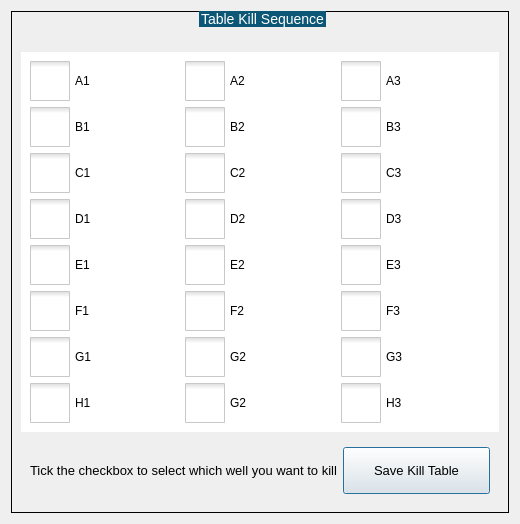
<?xml version="1.0" encoding="UTF-8"?>
<ui version="4.0">
 <class>KillSequence</class>
 <widget class="QDialog" name="KillSequence">
  <property name="geometry">
   <rect>
    <x>0</x>
    <y>0</y>
    <width>520</width>
    <height>524</height>
   </rect>
  </property>
  <property name="windowTitle">
   <string>Dialog</string>
  </property>
  <layout class="QVBoxLayout" name="verticalLayout_2">
   <item>
    <widget class="QGroupBox" name="groupBox">
     <property name="styleSheet">
      <string notr="true">QGroupBox  {
     border: 1px solid;
	border-color: rgb(0, 0, 0);
    font-size: 14px;
}

QGroupBox::title {
    color: #fff;
	background-color: #0C5776;
    subcontrol-origin: margin;
    subcontrol-position: top center;
    padding: 10px 8000px 10px 8000px;
}</string>
     </property>
     <property name="title">
      <string>Table Kill Sequence</string>
     </property>
     <layout class="QVBoxLayout" name="verticalLayout" stretch="0,1">
      <property name="topMargin">
       <number>40</number>
      </property>
      <item>
       <widget class="QWidget" name="widget_45" native="true">
        <property name="styleSheet">
         <string notr="true">QWidget
{
border: 1px solid;
border-color: rgb(197, 197, 197);
	background-color: rgb(255, 255, 255);
}QWidget
{
     border: 0px solid;
}


</string>
        </property>
        <layout class="QGridLayout" name="gridLayout_13">
         <item row="1" column="0">
          <widget class="QCheckBox" name="well_2">
           <property name="styleSheet">
            <string notr="true">QCheckBox
{
     border: 0px solid;
}


QCheckBox {
 	 spacing: 5px;
     border: 0px solid;
}


QCheckBox:checked {
	background-color: red;

}

QCheckBox::indicator:unchecked {
background-color: white;
  image: url(:/image/feather_2px_black/square.svg);

}

QCheckBox::indicator:checked {
background-color: red;
  image: url(:/image/feather_2px_black/check-square.svg);
}


QCheckBox::indicator {
  width: 40px;
  height: 40px;
}</string>
           </property>
           <property name="text">
            <string>B1</string>
           </property>
          </widget>
         </item>
         <item row="1" column="2">
          <widget class="QCheckBox" name="well_18">
           <property name="styleSheet">
            <string notr="true">QCheckBox
{
     border: 0px solid;
}


QCheckBox {
 	 spacing: 5px;
     border: 0px solid;
}


QCheckBox:checked {
	background-color: red;

}

QCheckBox::indicator:unchecked {
background-color: white;
  image: url(:/image/feather_2px_black/square.svg);

}

QCheckBox::indicator:checked {
background-color: red;
  image: url(:/image/feather_2px_black/check-square.svg);
}


QCheckBox::indicator {
  width: 40px;
  height: 40px;
}</string>
           </property>
           <property name="text">
            <string>B3</string>
           </property>
          </widget>
         </item>
         <item row="2" column="1">
          <widget class="QCheckBox" name="well_11">
           <property name="styleSheet">
            <string notr="true">QCheckBox
{
     border: 0px solid;
}


QCheckBox {
 	 spacing: 5px;
     border: 0px solid;
}


QCheckBox:checked {
	background-color: red;

}

QCheckBox::indicator:unchecked {
background-color: white;
  image: url(:/image/feather_2px_black/square.svg);

}

QCheckBox::indicator:checked {
background-color: red;
  image: url(:/image/feather_2px_black/check-square.svg);
}


QCheckBox::indicator {
  width: 40px;
  height: 40px;
}</string>
           </property>
           <property name="text">
            <string>C2</string>
           </property>
          </widget>
         </item>
         <item row="4" column="2">
          <widget class="QCheckBox" name="well_21">
           <property name="styleSheet">
            <string notr="true">QCheckBox
{
     border: 0px solid;
}


QCheckBox {
 	 spacing: 5px;
     border: 0px solid;
}


QCheckBox:checked {
	background-color: red;

}

QCheckBox::indicator:unchecked {
background-color: white;
  image: url(:/image/feather_2px_black/square.svg);

}

QCheckBox::indicator:checked {
background-color: red;
  image: url(:/image/feather_2px_black/check-square.svg);
}


QCheckBox::indicator {
  width: 40px;
  height: 40px;
}</string>
           </property>
           <property name="text">
            <string>E3</string>
           </property>
          </widget>
         </item>
         <item row="1" column="1">
          <widget class="QCheckBox" name="well_10">
           <property name="styleSheet">
            <string notr="true">QCheckBox
{
     border: 0px solid;
}


QCheckBox {
 	 spacing: 5px;
     border: 0px solid;
}


QCheckBox:checked {
	background-color: red;

}

QCheckBox::indicator:unchecked {
background-color: white;
  image: url(:/image/feather_2px_black/square.svg);

}

QCheckBox::indicator:checked {
background-color: red;
  image: url(:/image/feather_2px_black/check-square.svg);
}


QCheckBox::indicator {
  width: 40px;
  height: 40px;
}</string>
           </property>
           <property name="text">
            <string>B2</string>
           </property>
          </widget>
         </item>
         <item row="6" column="2">
          <widget class="QCheckBox" name="well_23">
           <property name="styleSheet">
            <string notr="true">QCheckBox
{
     border: 0px solid;
}


QCheckBox {
 	 spacing: 5px;
     border: 0px solid;
}


QCheckBox:checked {
	background-color: red;

}

QCheckBox::indicator:unchecked {
background-color: white;
  image: url(:/image/feather_2px_black/square.svg);

}

QCheckBox::indicator:checked {
background-color: red;
  image: url(:/image/feather_2px_black/check-square.svg);
}


QCheckBox::indicator {
  width: 40px;
  height: 40px;
}</string>
           </property>
           <property name="text">
            <string>G3</string>
           </property>
          </widget>
         </item>
         <item row="2" column="2">
          <widget class="QCheckBox" name="well_19">
           <property name="styleSheet">
            <string notr="true">QCheckBox
{
     border: 0px solid;
}


QCheckBox {
 	 spacing: 5px;
     border: 0px solid;
}


QCheckBox:checked {
	background-color: red;

}

QCheckBox::indicator:unchecked {
background-color: white;
  image: url(:/image/feather_2px_black/square.svg);

}

QCheckBox::indicator:checked {
background-color: red;
  image: url(:/image/feather_2px_black/check-square.svg);
}


QCheckBox::indicator {
  width: 40px;
  height: 40px;
}</string>
           </property>
           <property name="text">
            <string>C3</string>
           </property>
          </widget>
         </item>
         <item row="4" column="0">
          <widget class="QCheckBox" name="well_5">
           <property name="styleSheet">
            <string notr="true">QCheckBox
{
     border: 0px solid;
}


QCheckBox {
 	 spacing: 5px;
     border: 0px solid;
}


QCheckBox:checked {
	background-color: red;

}

QCheckBox::indicator:unchecked {
background-color: white;
  image: url(:/image/feather_2px_black/square.svg);

}

QCheckBox::indicator:checked {
background-color: red;
  image: url(:/image/feather_2px_black/check-square.svg);
}


QCheckBox::indicator {
  width: 40px;
  height: 40px;
}</string>
           </property>
           <property name="text">
            <string>E1</string>
           </property>
          </widget>
         </item>
         <item row="0" column="1">
          <widget class="QCheckBox" name="well_9">
           <property name="styleSheet">
            <string notr="true">QCheckBox
{
     border: 0px solid;
}


QCheckBox {
 	 spacing: 5px;
     border: 0px solid;
}


QCheckBox:checked {
	background-color: red;

}

QCheckBox::indicator:unchecked {
background-color: white;
  image: url(:/image/feather_2px_black/square.svg);

}

QCheckBox::indicator:checked {
background-color: red;
  image: url(:/image/feather_2px_black/check-square.svg);
}


QCheckBox::indicator {
  width: 40px;
  height: 40px;
}</string>
           </property>
           <property name="text">
            <string>A2</string>
           </property>
          </widget>
         </item>
         <item row="5" column="0">
          <widget class="QCheckBox" name="well_6">
           <property name="styleSheet">
            <string notr="true">QCheckBox
{
     border: 0px solid;
}


QCheckBox {
 	 spacing: 5px;
     border: 0px solid;
}


QCheckBox:checked {
	background-color: red;

}

QCheckBox::indicator:unchecked {
background-color: white;
  image: url(:/image/feather_2px_black/square.svg);

}

QCheckBox::indicator:checked {
background-color: red;
  image: url(:/image/feather_2px_black/check-square.svg);
}


QCheckBox::indicator {
  width: 40px;
  height: 40px;
}</string>
           </property>
           <property name="text">
            <string>F1</string>
           </property>
          </widget>
         </item>
         <item row="7" column="2">
          <widget class="QCheckBox" name="well_24">
           <property name="styleSheet">
            <string notr="true">QCheckBox
{
     border: 0px solid;
}


QCheckBox {
 	 spacing: 5px;
     border: 0px solid;
}


QCheckBox:checked {
	background-color: red;

}

QCheckBox::indicator:unchecked {
background-color: white;
  image: url(:/image/feather_2px_black/square.svg);

}

QCheckBox::indicator:checked {
background-color: red;
  image: url(:/image/feather_2px_black/check-square.svg);
}


QCheckBox::indicator {
  width: 40px;
  height: 40px;
}</string>
           </property>
           <property name="text">
            <string>H3</string>
           </property>
          </widget>
         </item>
         <item row="3" column="2">
          <widget class="QCheckBox" name="well_20">
           <property name="styleSheet">
            <string notr="true">QCheckBox
{
     border: 0px solid;
}


QCheckBox {
 	 spacing: 5px;
     border: 0px solid;
}


QCheckBox:checked {
	background-color: red;

}

QCheckBox::indicator:unchecked {
background-color: white;
  image: url(:/image/feather_2px_black/square.svg);

}

QCheckBox::indicator:checked {
background-color: red;
  image: url(:/image/feather_2px_black/check-square.svg);
}


QCheckBox::indicator {
  width: 40px;
  height: 40px;
}</string>
           </property>
           <property name="text">
            <string>D3</string>
           </property>
          </widget>
         </item>
         <item row="2" column="0">
          <widget class="QCheckBox" name="well_3">
           <property name="styleSheet">
            <string notr="true">QCheckBox
{
     border: 0px solid;
}


QCheckBox {
 	 spacing: 5px;
     border: 0px solid;
}


QCheckBox:checked {
	background-color: red;

}

QCheckBox::indicator:unchecked {
background-color: white;
  image: url(:/image/feather_2px_black/square.svg);

}

QCheckBox::indicator:checked {
background-color: red;
  image: url(:/image/feather_2px_black/check-square.svg);
}


QCheckBox::indicator {
  width: 40px;
  height: 40px;
}</string>
           </property>
           <property name="text">
            <string>C1</string>
           </property>
          </widget>
         </item>
         <item row="0" column="0">
          <widget class="QCheckBox" name="well_1">
           <property name="styleSheet">
            <string notr="true">QCheckBox
{
     border: 0px solid;
}


QCheckBox {
 	 spacing: 5px;
     border: 0px solid;
}


QCheckBox:checked {
	background-color: red;

}

QCheckBox::indicator:unchecked {
background-color: white;
  image: url(:/image/feather_2px_black/square.svg);

}

QCheckBox::indicator:checked {
background-color: red;
  image: url(:/image/feather_2px_black/check-square.svg);
}


QCheckBox::indicator {
  width: 40px;
  height: 40px;
}</string>
           </property>
           <property name="text">
            <string>A1</string>
           </property>
          </widget>
         </item>
         <item row="4" column="1">
          <widget class="QCheckBox" name="well_13">
           <property name="styleSheet">
            <string notr="true">QCheckBox
{
     border: 0px solid;
}


QCheckBox {
 	 spacing: 5px;
     border: 0px solid;
}


QCheckBox:checked {
	background-color: red;

}

QCheckBox::indicator:unchecked {
background-color: white;
  image: url(:/image/feather_2px_black/square.svg);

}

QCheckBox::indicator:checked {
background-color: red;
  image: url(:/image/feather_2px_black/check-square.svg);
}


QCheckBox::indicator {
  width: 40px;
  height: 40px;
}</string>
           </property>
           <property name="text">
            <string>E2</string>
           </property>
          </widget>
         </item>
         <item row="3" column="0">
          <widget class="QCheckBox" name="well_4">
           <property name="styleSheet">
            <string notr="true">QCheckBox
{
     border: 0px solid;
}


QCheckBox {
 	 spacing: 5px;
     border: 0px solid;
}


QCheckBox:checked {
	background-color: red;

}

QCheckBox::indicator:unchecked {
background-color: white;
  image: url(:/image/feather_2px_black/square.svg);

}

QCheckBox::indicator:checked {
background-color: red;
  image: url(:/image/feather_2px_black/check-square.svg);
}


QCheckBox::indicator {
  width: 40px;
  height: 40px;
}</string>
           </property>
           <property name="text">
            <string>D1</string>
           </property>
          </widget>
         </item>
         <item row="3" column="1">
          <widget class="QCheckBox" name="well_12">
           <property name="styleSheet">
            <string notr="true">QCheckBox
{
     border: 0px solid;
}


QCheckBox {
 	 spacing: 5px;
     border: 0px solid;
}


QCheckBox:checked {
	background-color: red;

}

QCheckBox::indicator:unchecked {
background-color: white;
  image: url(:/image/feather_2px_black/square.svg);

}

QCheckBox::indicator:checked {
background-color: red;
  image: url(:/image/feather_2px_black/check-square.svg);
}


QCheckBox::indicator {
  width: 40px;
  height: 40px;
}</string>
           </property>
           <property name="text">
            <string>D2</string>
           </property>
          </widget>
         </item>
         <item row="7" column="0">
          <widget class="QCheckBox" name="well_8">
           <property name="styleSheet">
            <string notr="true">QCheckBox
{
     border: 0px solid;
}


QCheckBox {
 	 spacing: 5px;
     border: 0px solid;
}


QCheckBox:checked {
	background-color: red;

}

QCheckBox::indicator:unchecked {
background-color: white;
  image: url(:/image/feather_2px_black/square.svg);

}

QCheckBox::indicator:checked {
background-color: red;
  image: url(:/image/feather_2px_black/check-square.svg);
}


QCheckBox::indicator {
  width: 40px;
  height: 40px;
}</string>
           </property>
           <property name="text">
            <string>H1</string>
           </property>
          </widget>
         </item>
         <item row="6" column="0">
          <widget class="QCheckBox" name="well_7">
           <property name="styleSheet">
            <string notr="true">QCheckBox
{
     border: 0px solid;
}


QCheckBox {
 	 spacing: 5px;
     border: 0px solid;
}


QCheckBox:checked {
	background-color: red;

}

QCheckBox::indicator:unchecked {
background-color: white;
  image: url(:/image/feather_2px_black/square.svg);

}

QCheckBox::indicator:checked {
background-color: red;
  image: url(:/image/feather_2px_black/check-square.svg);
}


QCheckBox::indicator {
  width: 40px;
  height: 40px;
}QCheckBox
{
     border: 0px solid;
}


</string>
           </property>
           <property name="text">
            <string>G1</string>
           </property>
          </widget>
         </item>
         <item row="7" column="1">
          <widget class="QCheckBox" name="well_16">
           <property name="styleSheet">
            <string notr="true">QCheckBox
{
     border: 0px solid;
}


QCheckBox {
 	 spacing: 5px;
     border: 0px solid;
}


QCheckBox:checked {
	background-color: red;

}

QCheckBox::indicator:unchecked {
background-color: white;
  image: url(:/image/feather_2px_black/square.svg);

}

QCheckBox::indicator:checked {
background-color: red;
  image: url(:/image/feather_2px_black/check-square.svg);
}


QCheckBox::indicator {
  width: 40px;
  height: 40px;
}</string>
           </property>
           <property name="text">
            <string>G2</string>
           </property>
          </widget>
         </item>
         <item row="6" column="1">
          <widget class="QCheckBox" name="well_15">
           <property name="styleSheet">
            <string notr="true">QCheckBox
{
     border: 0px solid;
}


QCheckBox {
 	 spacing: 5px;
     border: 0px solid;
}


QCheckBox:checked {
	background-color: red;

}

QCheckBox::indicator:unchecked {
background-color: white;
  image: url(:/image/feather_2px_black/square.svg);

}

QCheckBox::indicator:checked {
background-color: red;
  image: url(:/image/feather_2px_black/check-square.svg);
}


QCheckBox::indicator {
  width: 40px;
  height: 40px;
}</string>
           </property>
           <property name="text">
            <string>G2</string>
           </property>
          </widget>
         </item>
         <item row="5" column="2">
          <widget class="QCheckBox" name="well_22">
           <property name="styleSheet">
            <string notr="true">QCheckBox
{
     border: 0px solid;
}


QCheckBox {
 	 spacing: 5px;
     border: 0px solid;
}


QCheckBox:checked {
	background-color: red;

}

QCheckBox::indicator:unchecked {
background-color: white;
  image: url(:/image/feather_2px_black/square.svg);

}

QCheckBox::indicator:checked {
background-color: red;
  image: url(:/image/feather_2px_black/check-square.svg);
}


QCheckBox::indicator {
  width: 40px;
  height: 40px;
}</string>
           </property>
           <property name="text">
            <string>F3</string>
           </property>
          </widget>
         </item>
         <item row="5" column="1">
          <widget class="QCheckBox" name="well_14">
           <property name="styleSheet">
            <string notr="true">QCheckBox
{
     border: 0px solid;
}


QCheckBox {
 	 spacing: 5px;
     border: 0px solid;
}


QCheckBox:checked {
	background-color: red;

}

QCheckBox::indicator:unchecked {
background-color: white;
  image: url(:/image/feather_2px_black/square.svg);

}

QCheckBox::indicator:checked {
background-color: red;
  image: url(:/image/feather_2px_black/check-square.svg);
}


QCheckBox::indicator {
  width: 40px;
  height: 40px;
}</string>
           </property>
           <property name="text">
            <string>F2</string>
           </property>
          </widget>
         </item>
         <item row="0" column="2">
          <widget class="QCheckBox" name="well_17">
           <property name="styleSheet">
            <string notr="true">QCheckBox
{
     border: 0px solid;
}


QCheckBox {
 	 spacing: 5px;
     border: 0px solid;
}


QCheckBox:checked {
	background-color: red;

}

QCheckBox::indicator:unchecked {
background-color: white;
  image: url(:/image/feather_2px_black/square.svg);

}

QCheckBox::indicator:checked {
background-color: red;
  image: url(:/image/feather_2px_black/check-square.svg);
}


QCheckBox::indicator {
  width: 40px;
  height: 40px;
}</string>
           </property>
           <property name="text">
            <string>A3</string>
           </property>
          </widget>
         </item>
        </layout>
       </widget>
      </item>
      <item>
       <widget class="QWidget" name="widget" native="true">
        <layout class="QHBoxLayout" name="horizontalLayout" stretch="4,2">
         <item>
          <widget class="QLabel" name="label">
           <property name="font">
            <font>
             <pointsize>10</pointsize>
            </font>
           </property>
           <property name="text">
            <string>Tick the checkbox to select which well you want to kill</string>
           </property>
          </widget>
         </item>
         <item>
          <widget class="QPushButton" name="btn_saveKill">
           <property name="sizePolicy">
            <sizepolicy hsizetype="Preferred" vsizetype="Preferred">
             <horstretch>0</horstretch>
             <verstretch>0</verstretch>
            </sizepolicy>
           </property>
           <property name="font">
            <font>
             <pointsize>10</pointsize>
            </font>
           </property>
           <property name="text">
            <string>Save Kill Table</string>
           </property>
          </widget>
         </item>
        </layout>
       </widget>
      </item>
     </layout>
    </widget>
   </item>
  </layout>
 </widget>
 <resources/>
 <connections/>
</ui>
